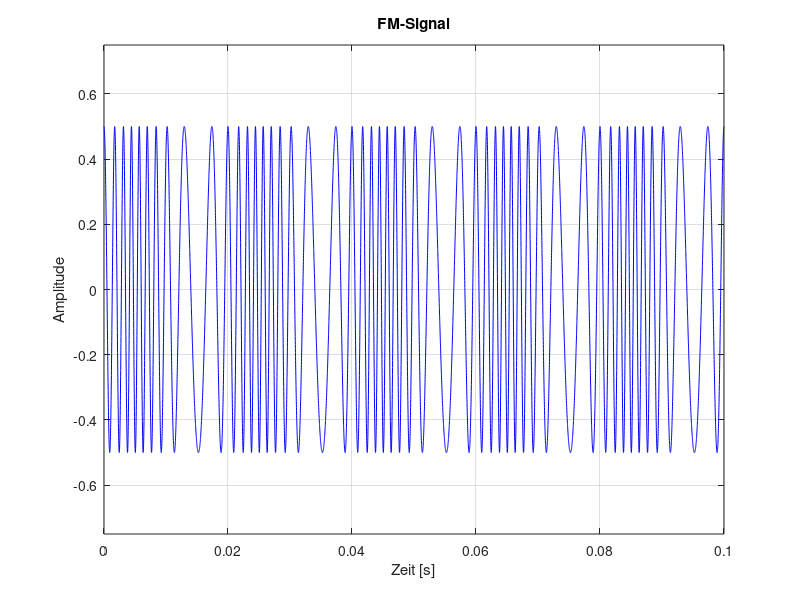

Reproduce this figure in MATLAB.
clc; clear; close all;

% Parameter
fs = 100e3;        % Abtastrate [Hz]
duration = 0.1;   % Dauer [s]
t = 0:1/fs:duration;

fm = 50;           % Frequenz der Nachricht [Hz]
fc = 500;         % Frequenz des Trägers [Hz]
kf = 300;          % Frequenzhub (Hz pro Amplitude der Nachricht)

% Nachrichtensignal
m_t = sin(2*pi*fm*t);

% FM-Signal: s(t) = cos(2π f_c t + Δf * ∫ m(τ) dτ)
int_m = cumsum(m_t) / fs;   % numerisches Integral von m(t)
s_t = cos(2*pi*fc*t + 2*pi*kf*int_m);

% Plots
figure;

subplot(1,1,1);
plot(t, s_t/2, 'b');
title('FM-Signal');
xlabel('Zeit [s]'); ylabel('Amplitude');
xlim([0 5/fm]);
ylim([-0.75 0.75]);grid on;
